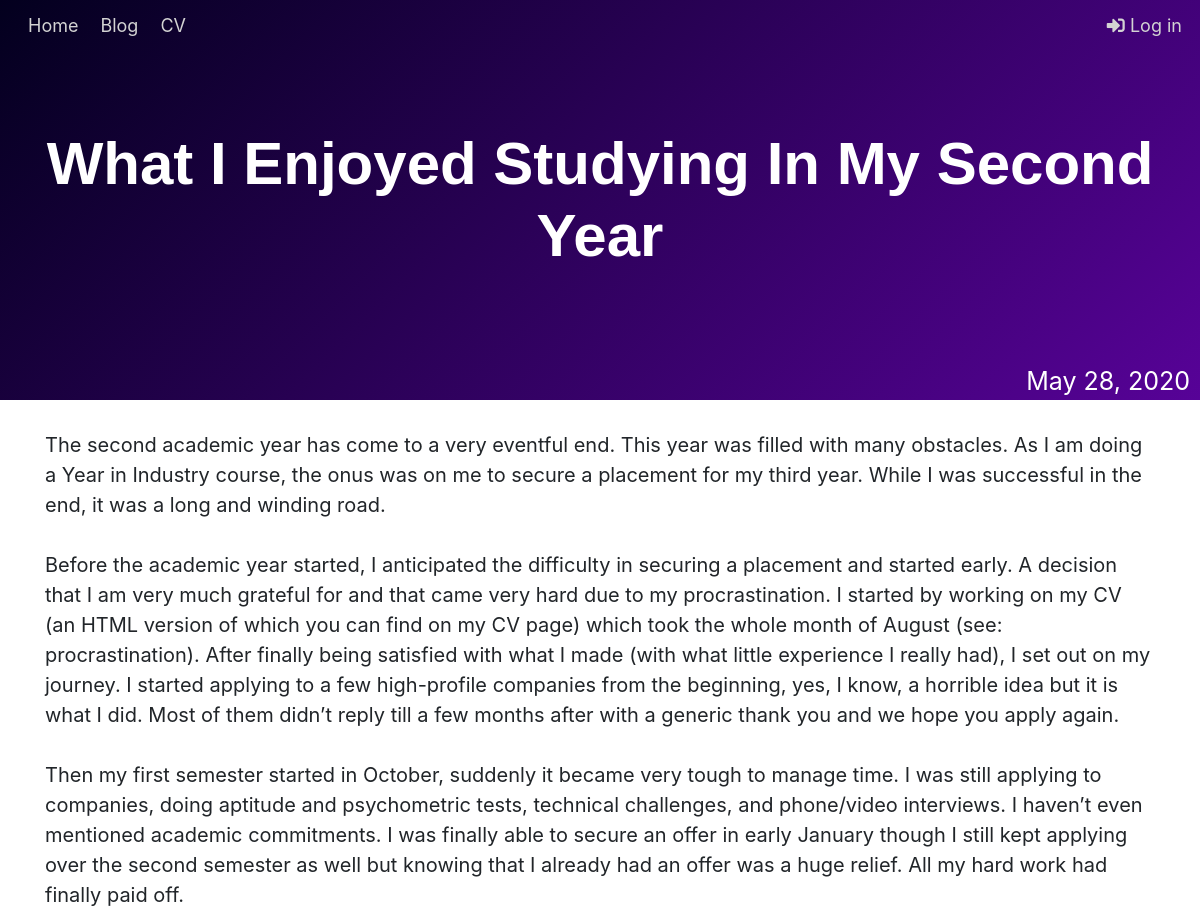
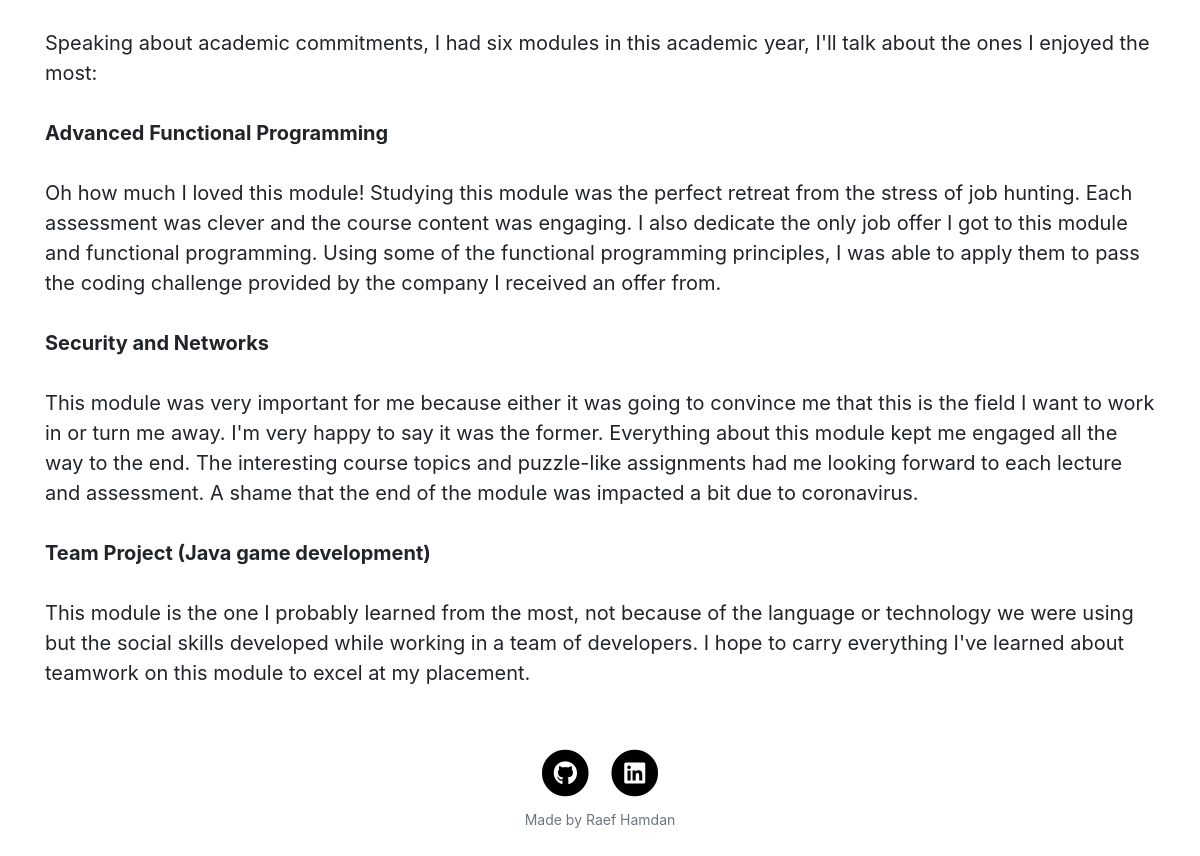
The app's page /post/1/ with its own data (2 pictures, top to bottom).
### blog/models.py (models this page shows, shortened)
class Post(models.Model):
    author = models.ForeignKey(settings.AUTH_USER_MODEL, on_delete=models.CASCADE)
    bg = models.ImageField(upload_to="media",null=True,blank=True)
    title = models.CharField(max_length=200)
    summary = models.TextField(null=True, blank=True)
    text = models.TextField()
    date_published = models.DateField(null=True,blank=True)

### blog/views.py (the view)
# urls.py: path('post/<int:pk>/', views.blog_post, name='blog_post'),
def blog_post(request, pk):
    post = get_object_or_404(Post, pk=pk)
    return render(request, 'blog/blog_post.html', {'post': post})

### blog/templates/blog/blog_post.html (shortened to what this page needs)
{% extends 'blog/base.html' %}
{% block landing %}
{% if post.bg %}
  <div class="landing-bg" style="background:url({{ post.bg.url }}) center top">
{% else %}
  <div class="landing-blog">
{% endif %}
<center>
  <h1>{{ post.title }}</h1>
  </center>
  {% if post.date_published %}
    <div class="date-landing">{{ post.date_published }}</div>
  {% endif %}
</div>
{% endblock %}
{% block content %}
    <div class="post">
        {% autoescape off %}
        <p>{{ post.text|linebreaksbr }}</p>
        {% endautoescape %}
    </div>
{% endblock %}

### blog/static/css/blog.css (style rules this page uses)
h1, h2, h3, h4 { color: #000000; font-family: sans-serif; }
.date-landing { color: #fff; position:absolute; bottom:0; right:10px; font-size: 25px; }
.post { margin-top: 30px; margin-bottom: 30px; }
.post p { font-size: 20px; }
.landing-blog { display: flex; justify-content: center; align-items: center; position:relative; min-height: 50vh; margin: 0; color: #fff; background: linear-gradient(-45deg, #fdeff9, #ec38bc, #7303c0, #03001e); background-size: 400% 400%; animation: gradientBG 20s ease infinite; }
.landing-blog h1 { font-size: 5rem; font-family:sans-serif; font-weight: bold; color: #fff; }

### records on screen
Post: title "What I Enjoyed Studying In My Second Year", date_published "May 28, 2020", text "The second academic year has come to a very eventful end. This year was filled with many obstacles. As I am doing a Year in Industry course, the onus was on me to secure a placement for my third year. While I was successful in the end, it was a long and winding road. Before the academic year started, I anticipated the difficulty in securing a placement and started early. A decision that I am very much grateful for and that came very hard due to my procrastination. I started by working on my CV (an HTML version of which you can find on my CV page) which took the whole month of August (see: procrastination). After finally being satisfied with what I made (with what little experience I really…"
